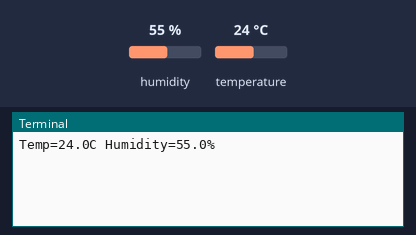
A program run on a simulated Raspberry Pi (BCM pin numbers). Parts: the last lines printed to the terminal. The inputs (shaded band) are chosen by the test bench; at power-on: humidity 55 %, temperature 24 °C.

Above: at 1.2 s.
1.3 s: humidity set to 22 %
At 4.4 s:
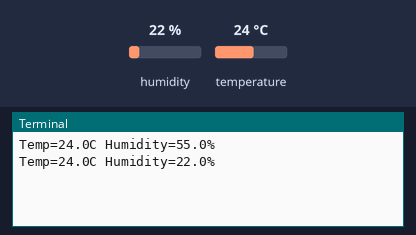
5.9 s: temperature set to 12 °C
At 8.0 s:
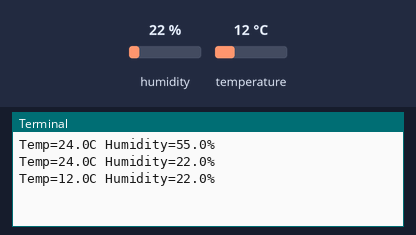
10.5 s: humidity set to 40 %
At 11.6 s:
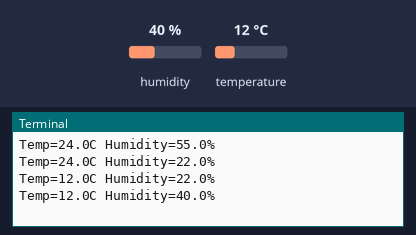
Timing chart, 0 to 13.5 s (numbered marks = the images above; inputs shaded):
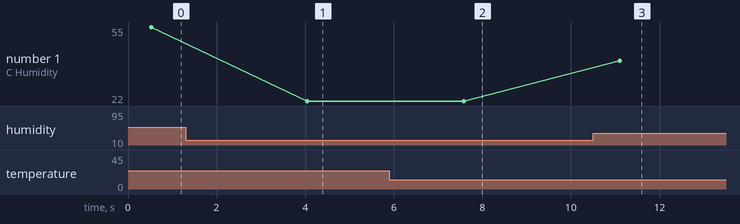

The program:

temperatureSensor.py
```python
import Adafruit_DHT
import time

DHT_SENSOR = Adafruit_DHT.DHT11
DHT_PIN = 3

while True:
    humidity, temperature = Adafruit_DHT.read(DHT_SENSOR, DHT_PIN)
    if humidity is not None and temperature is not None:
        print("Temp={0:0.1f}C Humidity={1:0.1f}%".format(temperature, humidity))
    else:
        print("Sensor failure. Check wiring.");
    time.sleep(3);
```

Measured:
- after the input at 1.3 s, the terminal: prints a new line after 2.8 s (image 1)
- after the input at 5.9 s, the terminal: prints a new line after 1.7 s (image 2)
- after the input at 10.5 s, the terminal: prints a new line after 0.60 s (image 3)
- plotted number 1: 55 → 22 after the input at 1.3 s, 22 → 40 after the input at 10.5 s
